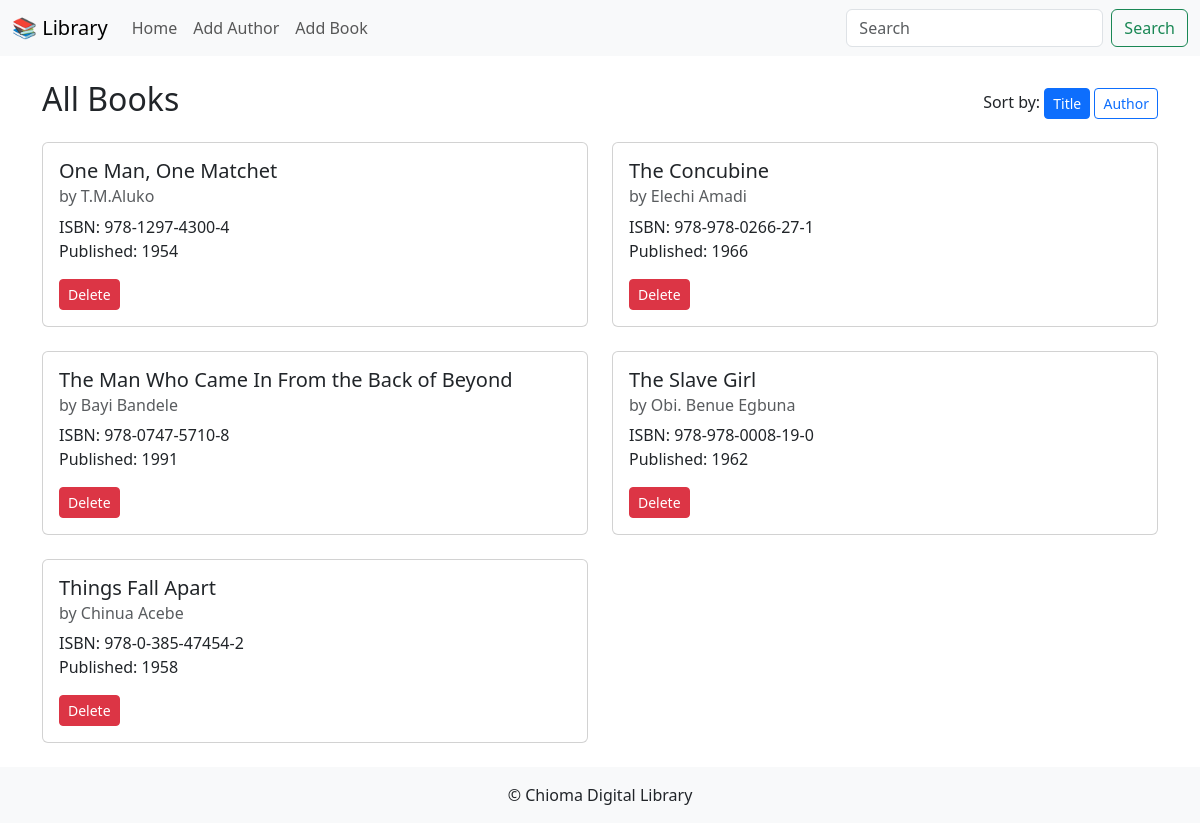
Before: / with the older database file.
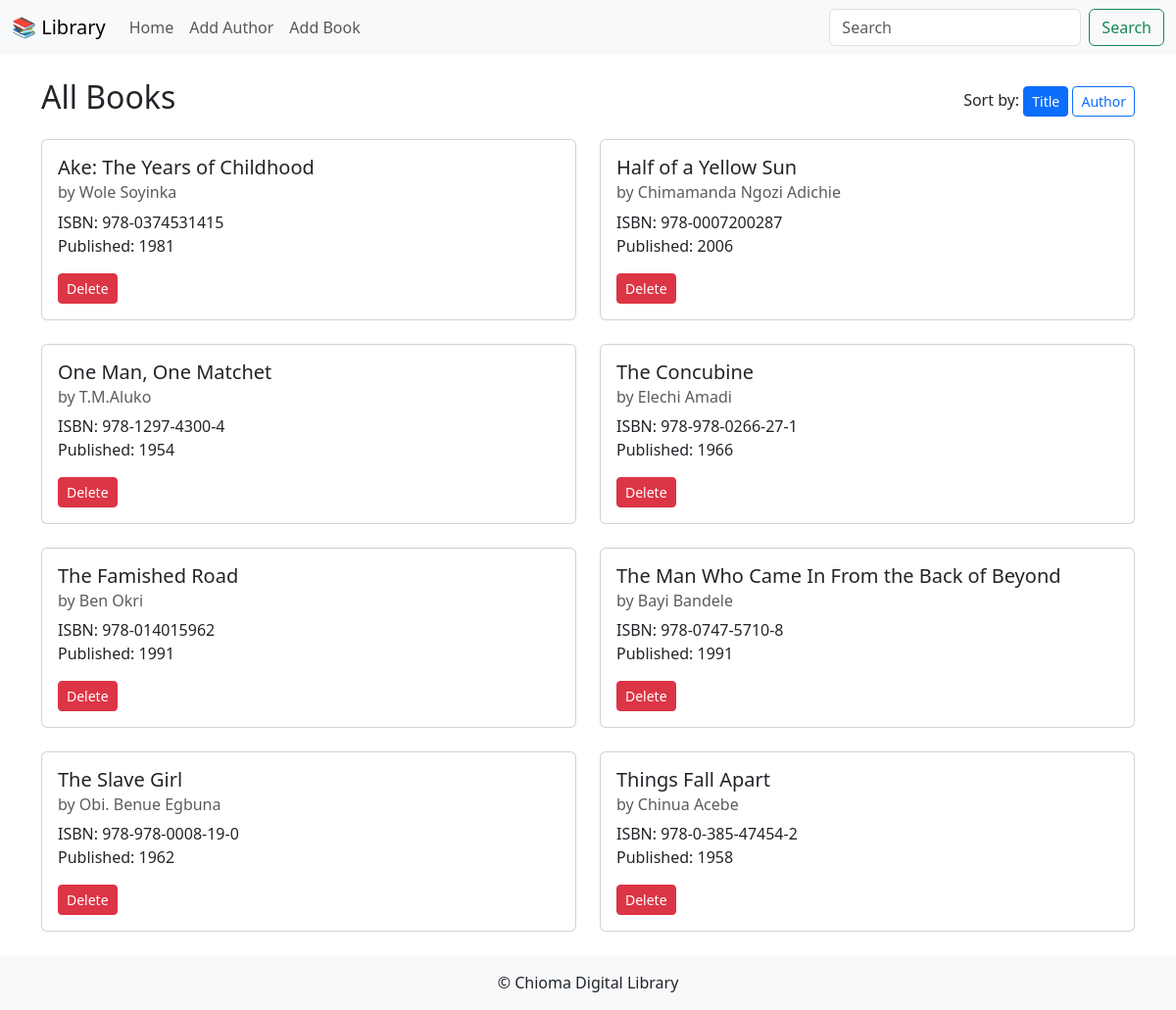
After: the same page with the newer database file.
### data_models.py (models this page shows, shortened)
class Book(db.Model):
    __tablename__ = 'books'
    id = db.Column(db.Integer, primary_key=True)
    isbn = db.Column(db.String(13), unique=True, nullable=False)
    title = db.Column(db.String(255), nullable=False)
    publication_year = db.Column(db.Integer, nullable=True)
    author_id = db.Column(
        db.Integer,
        db.ForeignKey('authors.id'),
        nullable=False
    )
    author = db.relationship(
        'Author',
        backref=db.backref('books', lazy=True)
    )

class Author(db.Model):
    __tablename__ = 'authors'
    id = db.Column(db.Integer, primary_key=True)
    name = db.Column(db.String(255), nullable=False)
    birth_date = db.Column(db.Date, nullable=True)
    date_of_death = db.Column(db.Date, nullable=True)

### app.py (the view)
@app.route('/')
def home():
    query = Book.query.join(Author)
    search_term = request.args.get('q', '').strip()
    if search_term:
        pattern = f'%{search_term}%'
        query = query.filter(Book.title.ilike(pattern))
    sort = request.args.get('sort', 'title')
    if sort == 'author':
        query = query.order_by(Author.name)
    else:
        query = query.order_by(Book.title)
    books = query.all()
    return render_template(
        'home.html',
        books=books,
        q=search_term,
        current_sort=sort
    )

### templates/home.html (shortened to what this page needs)
{% extends 'base.html' %}
{% block content %}
  <div class="d-flex justify-content-between align-items-center mb-3">
    <h1 class="h2">All Books</h1>
    <div>
      Sort by:
      <a href="{{ url_for('home', sort='title', q=q) }}" class="btn btn-sm btn-outline-primary {% if current_sort=='title' %}active{% endif %}">Title</a>
      <a href="{{ url_for('home', sort='author', q=q) }}" class="btn btn-sm btn-outline-primary {% if current_sort=='author' %}active{% endif %}">Author</a>
    </div>
  </div>
  {% if not books %}
    <p class="text-muted">{% if q %}No results for “{{ q }}”.{% else %}Your library is empty.{% endif %}</p>
  {% else %}
    <div class="row row-cols-1 row-cols-md-2 g-4">
      {% for book in books %}
        <div class="col">
          <div class="card h-100">
            <div class="card-body">
              <h5 class="card-title">{{ book.title }}</h5>
              <h6 class="card-subtitle mb-2 text-muted">by {{ book.author.name }}</h6>
              <p class="card-text">ISBN: {{ book.isbn }}<br>Published: {{ book.publication_year or 'N/A' }}</p>
              <form method="post" action="{{ url_for('delete_book', book_id=book.id) }}" onsubmit="return confirm('Delete this book?');">
                <button class="btn btn-danger btn-sm">Delete</button>
              </form>
            </div>
          </div>
        </div>
      {% endfor %}
    </div>
  {% endif %}
{% endblock %}

### templates/base.html (shortened to what this page needs)
<!doctype html>
<html lang="en">
<head>
  <link
    href="https://cdn.jsdelivr.net/npm/bootstrap@5.3.0/dist/css/bootstrap.min.css"
    rel="stylesheet"
>
</head>
<body>
  <nav class="navbar navbar-expand-lg navbar-light bg-light">
    <div class="container-fluid">
      <a class="navbar-brand" href="{{ url_for('home') }}">📚 Library</a>
      <div class="collapse navbar-collapse" id="navbarNav">
        <ul class="navbar-nav me-auto">
          <li class="nav-item"><a class="nav-link" href="{{ url_for('home') }}">Home</a></li>
          <li class="nav-item"><a class="nav-link" href="{{ url_for('add_author') }}">Add Author</a></li>
          <li class="nav-item"><a class="nav-link" href="{{ url_for('add_book') }}">Add Book</a></li>
        </ul>
        <form class="d-flex" method="get" action="{{ url_for('home') }}">
          <input class="form-control me-2" type="search" name="q" placeholder="Search" value="{{ q }}">
          <button class="btn btn-outline-success" type="submit">Search</button>
        </form>
      </div>
    </div>
  </nav>
  <div class="container my-4">
    {% block content %}{% endblock %}
  </div>
  <footer class="bg-light py-3 text-center">
    <div class="container">© {{ current_year }} Chioma Digital Library</div>
  </footer>
</body>
</html>

Changed rows visible on the page:
added Book: title "Ake: The Years of Childhood", author.name "Wole Soyinka", isbn "978-0374531415", publication_year "1981"
added Book: title "Half of a Yellow Sun", author.name "Chimamanda Ngozi Adichie", isbn "978-0007200287", publication_year "2006"
added Book: title "The Famished Road", author.name "Ben Okri", isbn "978-014015962", publication_year "1991"
